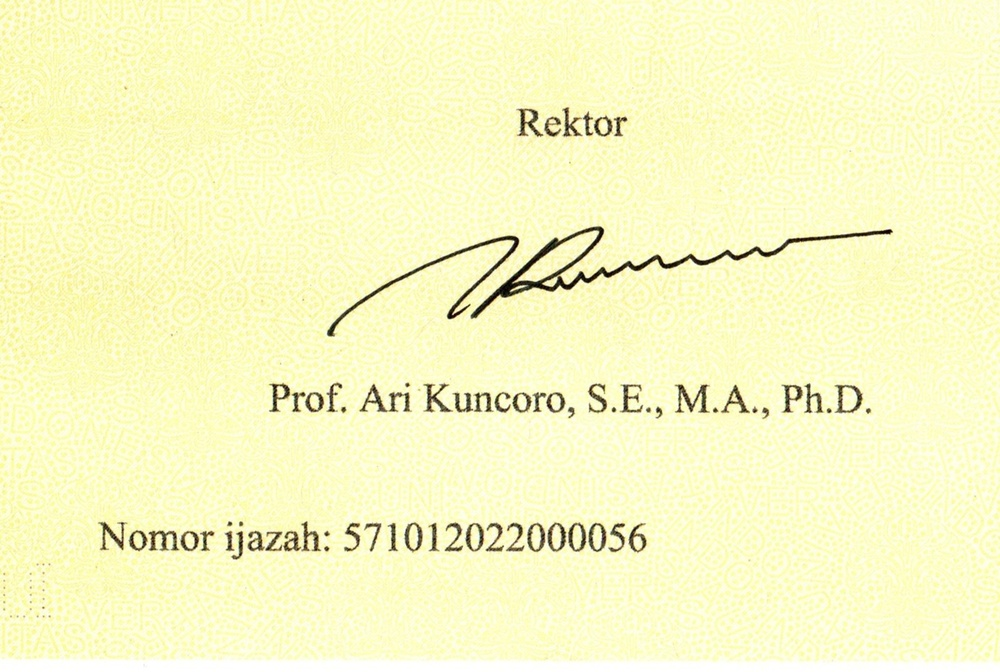
#> input picture Tugas7CPD/citraijazah/01_HighQuality_Enhanced (1).jpg, 1000 x 672 px, shrunk from 1436 x 965 before the run; its folder holds only this picture in this run
$ python main.py
#> lines starting #> are read from the running program, lines starting #| are printed output that depends on the picture; after the words box and inside, x2 and y2 are one past the last pixel; in counts of white or black regions, pixels touching at a corner belong together
import os
import re
import glob
import cv2
import numpy as np
import pytesseract

# ---------------------------------------------------------
# 1. KONFIGURASI PATH & SUB-FOLDER OUTPUT
# ---------------------------------------------------------
FOLDER_INPUT = "citraijazah"
GROUND_TRUTH = "571012022000056"

SUB_FOLDERS = [
    "1_citra_asli",
    "2_grayscale",
    "3_global_thresh",
    "4_global_opening",
    "5_global_closing",
    "6_otsu_thresh",
    "7_otsu_opening",
    "8_otsu_closing",
    "9_perbandingan"
]

DIR_OUT_NO = os.path.join("output", "nomor_ijazah")
DIR_OUT_TTD = os.path.join("output", "ttd")

for base_dir in [DIR_OUT_NO, DIR_OUT_TTD]:
    for sub in SUB_FOLDERS:
        os.makedirs(os.path.join(base_dir, sub), exist_ok=True)

# Auto-detect Tesseract OCR di Windows
TESSERACT_PATHS = [
    r"C:\Program Files\Tesseract-OCR\tesseract.exe",
    r"C:\Program Files (x86)\Tesseract-OCR\tesseract.exe"
]
for path in TESSERACT_PATHS:
    if os.path.exists(path):
        pytesseract.pytesseract.tesseract_cmd = path
        break
#> further down, img is the input picture: shape (672, 1000, 3); mean B, G, R 196.9, 248.1, 248.3


# ---------------------------------------------------------
# 2. ENHANCEMENT & CER
# ---------------------------------------------------------
def contrast_stretch(img):
    mn, mx = np.min(img), np.max(img)
    return img if mx == mn else ((img - mn) * 255 / (mx - mn)).astype(np.uint8)

def clahe_enhancement(img):
    return cv2.createCLAHE(clipLimit=2.0, tileGridSize=(8, 8)).apply(img)

def gamma_correction(img, gamma=1.5):
    table = np.array([((i / 255.0) ** (1 / gamma)) * 255 for i in range(256)]).astype(np.uint8)
    return cv2.LUT(img, table)

def levenshtein(a, b):
    prev = list(range(len(b) + 1))
    for i, ca in enumerate(a, 1):
        curr = [i]
        for j, cb in enumerate(b, 1):
            cost = 0 if ca == cb else 1
            curr.append(min(curr[-1] + 1, prev[j] + 1, prev[j - 1] + cost))
        prev = curr
    return prev[-1]

def hitung_cer(pred):
    if not pred: return 100.0
    return (levenshtein(pred, GROUND_TRUTH) / len(GROUND_TRUTH)) * 100.0

def ekstrak_nomor(text):
    digits_only = re.sub(r'\D', '', text)
    kandidat = re.findall(r"\d{10,}", digits_only)
    if not kandidat:
        return digits_only[:15] if len(digits_only) >= 10 else digits_only
    return min(kandidat, key=lambda x: abs(len(x) - len(GROUND_TRUTH)))


# ---------------------------------------------------------
# 3. PIPELINE PEMROSESAN SERTA GRID PERBANDINGAN
# ---------------------------------------------------------
def process_pipeline_steps(img_color):
    gray = cv2.cvtColor(img_color, cv2.COLOR_BGR2GRAY)
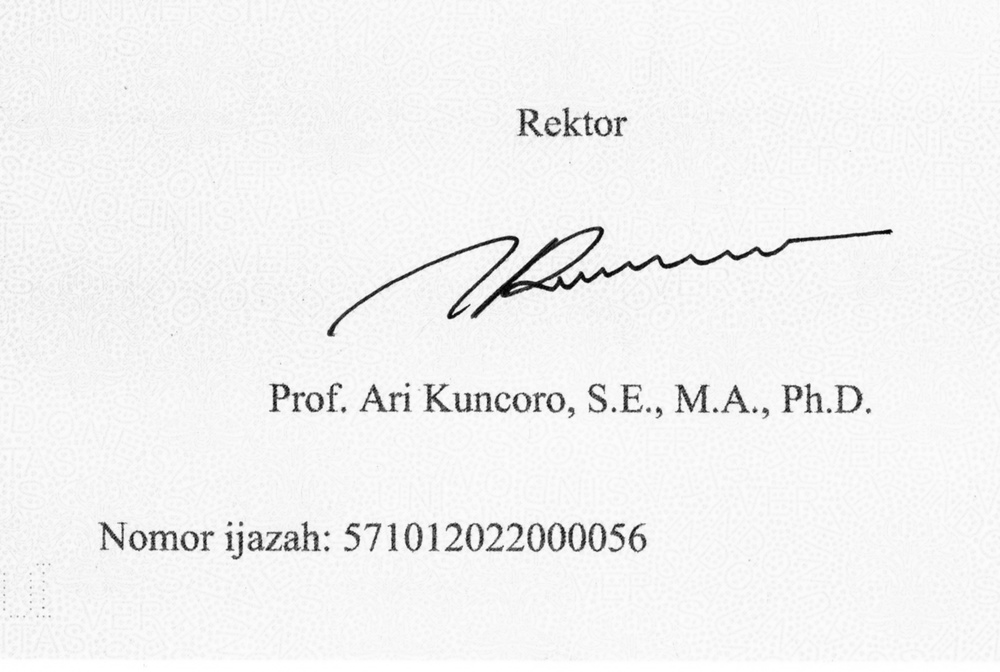
#> gray: shape (672, 1000); min 0, max 255, mean 242.3

    _, global_thresh = cv2.threshold(gray, 127, 255, cv2.THRESH_BINARY)
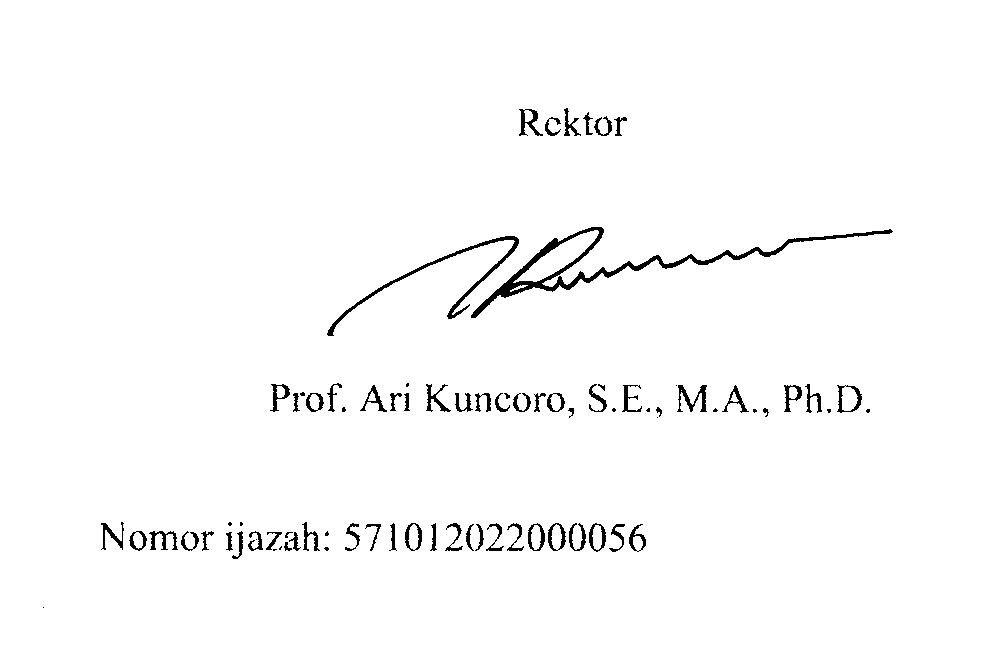
#> global_thresh: shape (672, 1000); 98.2% white; 82 black regions (20 under 20 px), largest, box (x1, y1, x2, y2) and area: (471, 227, 893, 318) 3061, (327, 236, 519, 336) 1190, (677, 385, 707, 412) 311
    _, otsu_thresh = cv2.threshold(gray, 0, 255, cv2.THRESH_BINARY + cv2.THRESH_OTSU)
#> otsu_thresh: shape (672, 1000); 97.8% white; 76 black regions (17 under 20 px), largest, box (x1, y1, x2, y2) and area: (471, 226, 893, 319) 3425, (327, 236, 519, 336) 1350, (675, 385, 708, 413) 379

    kernel = cv2.getStructuringElement(cv2.MORPH_RECT, (3, 3))

    global_open = cv2.morphologyEx(global_thresh, cv2.MORPH_OPEN, kernel)
#> global_open: shape (672, 1000); 98.1% white; 70 black regions (14 under 20 px), largest, box (x1, y1, x2, y2) and area: (471, 227, 893, 318) 3148, (327, 236, 519, 336) 1201, (676, 385, 707, 412) 331
    global_close = cv2.morphologyEx(global_open, cv2.MORPH_CLOSE, kernel)
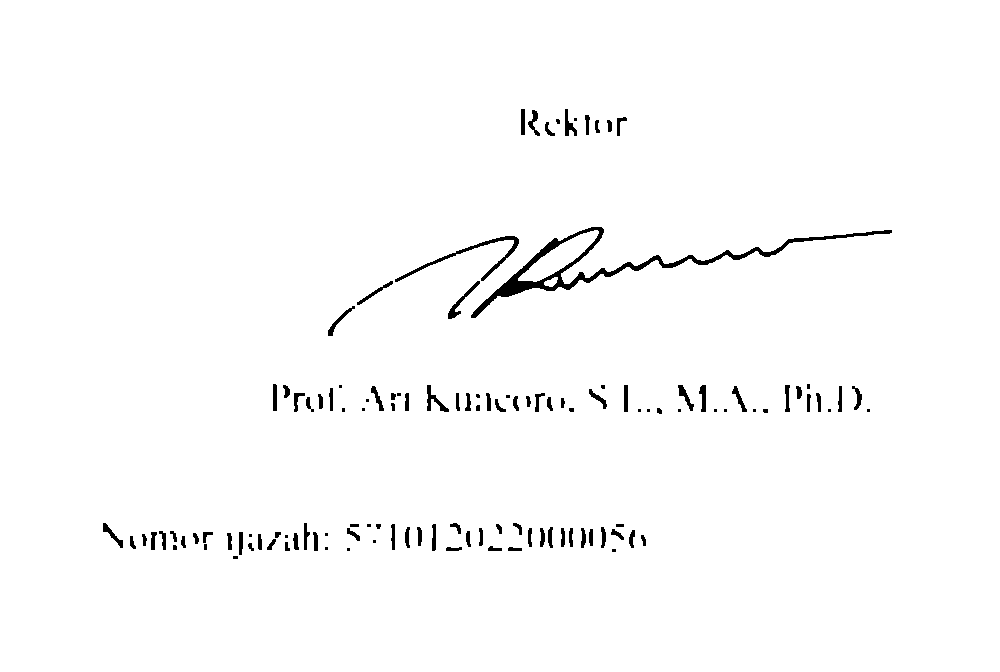
#> global_close: shape (672, 1000); 98.4% white; 124 black regions (32 under 20 px), largest, box (x1, y1, x2, y2) and area: (471, 227, 892, 318) 3130, (395, 236, 519, 282) 635, (448, 281, 480, 319) 220

    otsu_open = cv2.morphologyEx(otsu_thresh, cv2.MORPH_OPEN, kernel)
#> otsu_open: shape (672, 1000); 97.7% white; 66 black regions (15 under 20 px), largest, box (x1, y1, x2, y2) and area: (471, 226, 893, 319) 3490, (327, 236, 519, 336) 1357, (548, 523, 606, 552) 698
    otsu_close = cv2.morphologyEx(otsu_open, cv2.MORPH_CLOSE, kernel)
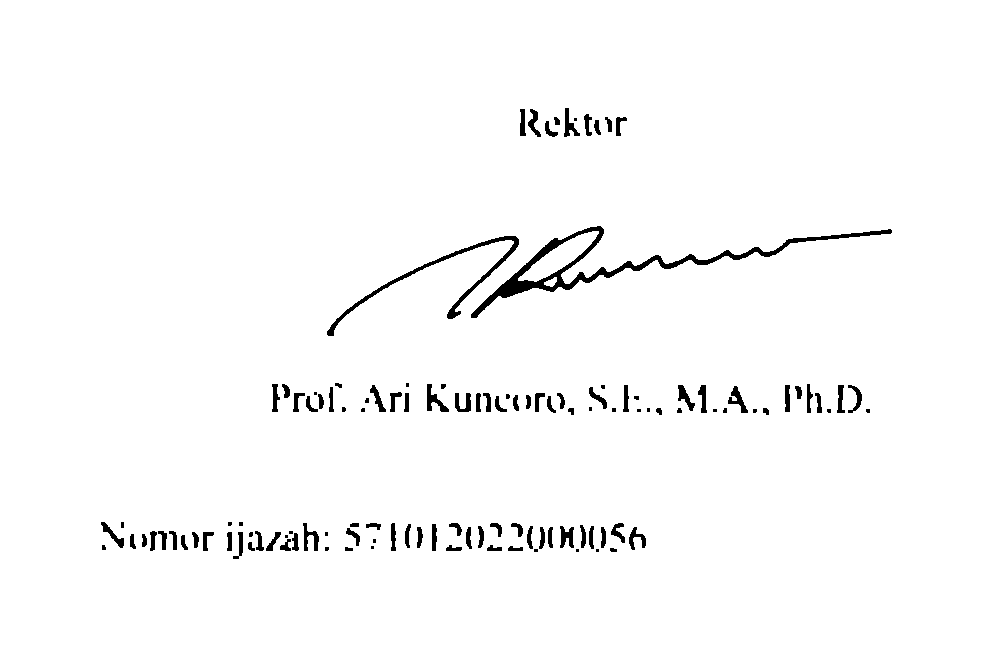
#> otsu_close: shape (672, 1000); 98% white; 122 black regions (32 under 20 px), largest, box (x1, y1, x2, y2) and area: (471, 226, 892, 318) 3479, (327, 236, 519, 336) 1328, (427, 384, 449, 412) 242

    steps = {
        "1_citra_asli": img_color,
        "2_grayscale": gray,
        "3_global_thresh": global_thresh,
        "4_global_opening": global_open,
        "5_global_closing": global_close,
        "6_otsu_thresh": otsu_thresh,
        "7_otsu_opening": otsu_open,
        "8_otsu_closing": otsu_close
    }

    h, w = gray.shape[:2]
#> h = 672; w = 1000
    canvas = np.zeros((h * 3, w * 3, 3), dtype=np.uint8)

    grid_items = [
        ("1. Original", img_color),
        ("2. Grayscale", cv2.cvtColor(gray, cv2.COLOR_GRAY2BGR)),
        ("3. Global Thresh", cv2.cvtColor(global_thresh, cv2.COLOR_GRAY2BGR)),
        ("4. Global Open", cv2.cvtColor(global_open, cv2.COLOR_GRAY2BGR)),
        ("5. Global Close", cv2.cvtColor(global_close, cv2.COLOR_GRAY2BGR)),
        ("6. Otsu Thresh", cv2.cvtColor(otsu_thresh, cv2.COLOR_GRAY2BGR)),
        ("7. Otsu Open", cv2.cvtColor(otsu_open, cv2.COLOR_GRAY2BGR)),
        ("8. Otsu Close", cv2.cvtColor(otsu_close, cv2.COLOR_GRAY2BGR)),
    ]

    for idx, (title, img_cell) in enumerate(grid_items):
        r, c = idx // 3, idx % 3
        cell = img_cell.copy()
        cv2.putText(cell, title, (10, 25), cv2.FONT_HERSHEY_SIMPLEX, 0.7, (0, 0, 255), 2)
        canvas[r*h:(r+1)*h, c*w:(c+1)*w] = cell
#> this loop made 8 passes
#> (title, r, c) on passes 1 to 8: ('1. Original', 0, 0), ('2. Grayscale', 0, 1), ('3. Global Thresh', 0, 2), ('4. Global Open', 1, 0), ('5. Global Close', 1, 1), ('6. Otsu Thresh', 1, 2), ('7. Otsu Open', 2, 0), ('8. Otsu Close', 2, 1)
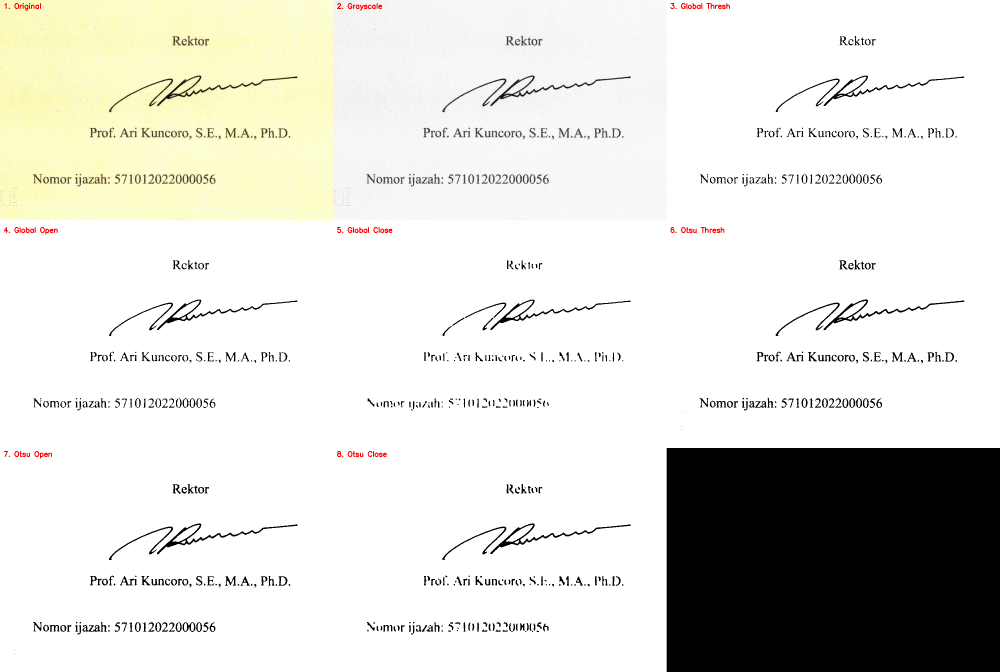
#> canvas: shape (2016, 3000, 3) (shown at 1/3 size); mean B, G, R 215.1, 220.8, 221.2

    steps["9_perbandingan"] = canvas
    return steps, gray


# ---------------------------------------------------------
# 4. EXECUTION PIPELINE
# ---------------------------------------------------------
if __name__ == "__main__":
    extensions = ["*.jpg", "*.jpeg", "*.png", "*.JPEG", "*.JPG", "*.PNG"]

    files = []
    for ext in extensions:
        files.extend(glob.glob(os.path.join(FOLDER_INPUT, ext)))
    files = sorted(list(set(files)))

    if not files:
        print(f"[-] Tidak ada gambar di folder '{FOLDER_INPUT}/'. Masukkan gambar terlebih dahulu.")
        exit()

    rekapitulasi = []

    for path_img in files:
        filename = os.path.basename(path_img)
        img = cv2.imread(path_img)
        if img is None: continue

        # Deteksi Jenis Gambar Berdasarkan Nama File
        is_nomor_only = filename.startswith("0")  # e.g., 01_HighQuality, 02_LowContrast, dll.
        is_ttd_only = filename.startswith("gambar_")  # e.g., gambar_1.jpg, gambar_2.jpg

        steps, gray = process_pipeline_steps(img)
#> steps = 9 items

        # Simpan ke folder output sesuai tipe gambar
        if is_nomor_only:
            for folder_name, img_result in steps.items():
                cv2.imwrite(os.path.join(DIR_OUT_NO, folder_name, filename), img_result)
#> this loop made 9 passes
#> folder_name on passes 1 to 9: '1_citra_asli', '2_grayscale', '3_global_thresh', '4_global_opening', '5_global_closing', '6_otsu_thresh', '7_otsu_opening', '8_otsu_closing', '9_perbandingan'
            ttd_status = "ABSENT"
        elif is_ttd_only:
            for folder_name, img_result in steps.items():
                cv2.imwrite(os.path.join(DIR_OUT_TTD, folder_name, filename), img_result)

            # Cek presensi TTD
            _, inv_thresh = cv2.threshold(gray, 0, 255, cv2.THRESH_BINARY_INV + cv2.THRESH_OTSU)
            fg_pix = cv2.countNonZero(inv_thresh)
            ttd_status = "PRESENT" if fg_pix > 50 else "ABSENT"
        else:
            ttd_status = "ABSENT"

        # Evaluasi OCR Nomor Ijazah
        enhancements = {
            "Contrast Stretching": contrast_stretch(gray),
            "CLAHE": clahe_enhancement(gray),
            "Gamma Correction": gamma_correction(gray)
        }
#> in contrast_stretch, `mn, mx = np.min(img), np.max(img)`: mn = 0; mx = 255
#> in contrast_stretch, `return img if mx == mn else ((img - mn) * 255 / (mx - mn)).astype(np.u..`:
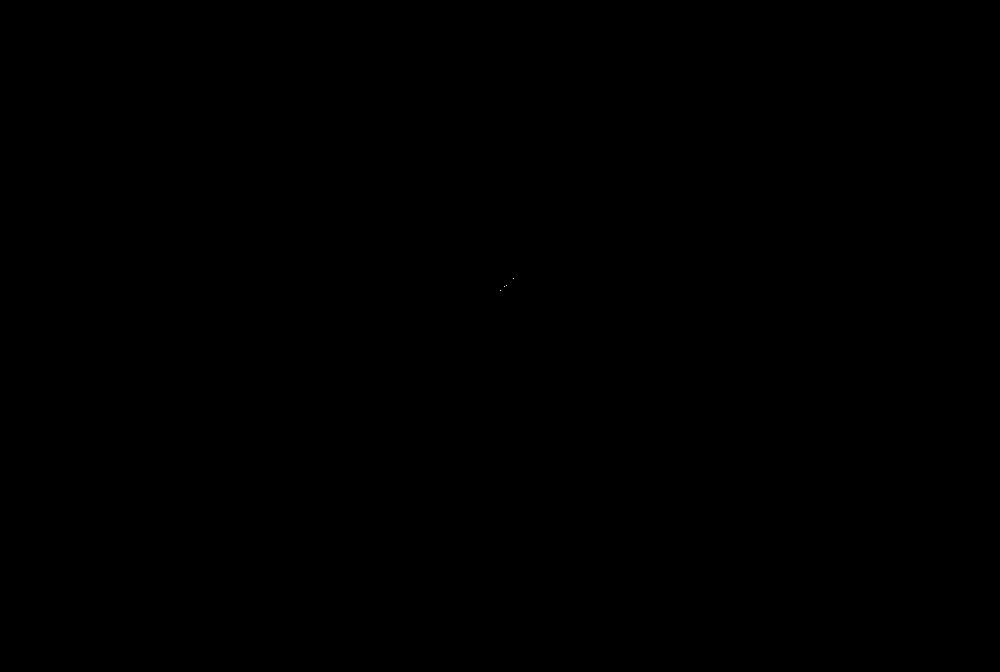
#> returned value: shape (672, 1000); values 0 (black) and 1 (white), 0% white in thin lines or dots, all inside (x1, y1, x2, y2) = (500, 278, 514, 291)
#> in gamma_correction, `table = np.array([((i / 255.0) ** (1 / gamma)) * 255 for i in range(25..`: table = 256 values from 0 to 255
#> in gamma_correction, `return cv2.LUT(img, table)`:
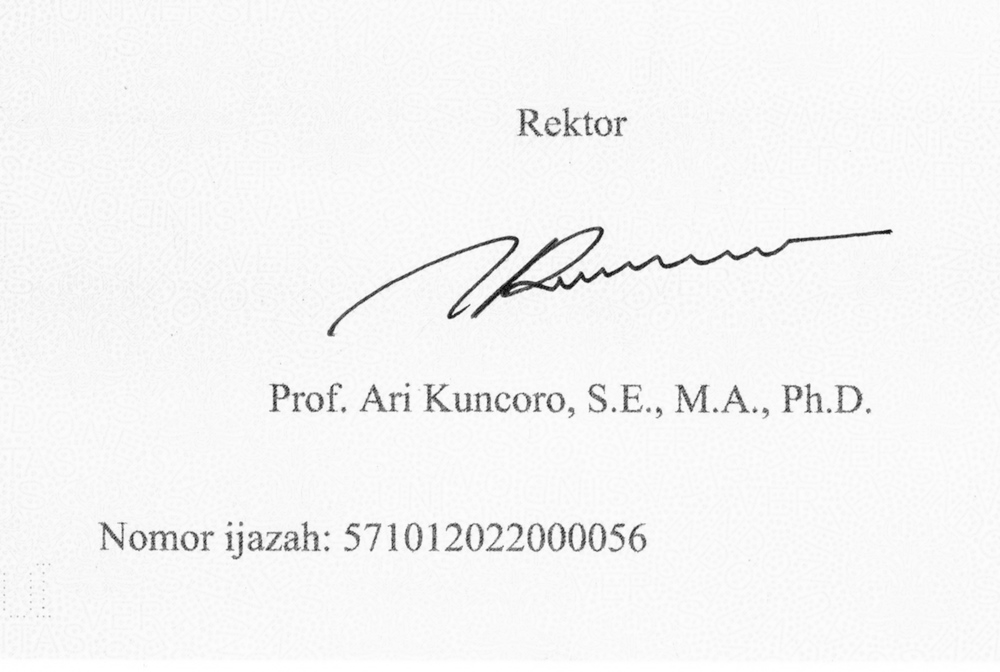
#> returned value: shape (672, 1000); min 0, max 255, mean 245.4

        ocr_results = []
        for enh_name, enh_img in enhancements.items():
            _, bin_enh = cv2.threshold(enh_img, 0, 255, cv2.THRESH_BINARY + cv2.THRESH_OTSU)
#> (the run stopped early here; a loop or call above may not have finished)
